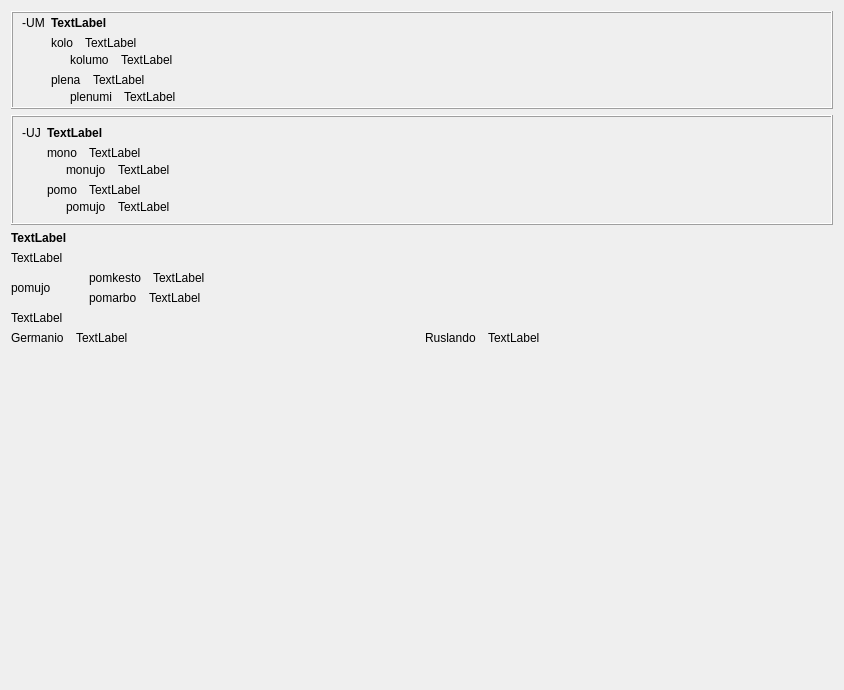
         <widget class="QWidget" name="scrollAreaWidgetContents_6">
          <property name="geometry">
           <rect>
            <x>0</x>
            <y>0</y>
            <width>844</width>
            <height>690</height>
           </rect>
          </property>
          <layout class="QVBoxLayout" name="verticalLayout_50">
           <item>
            <widget class="QFrame" name="frame_35">
             <property name="frameShape">
              <enum>QFrame::Box</enum>
             </property>
             <property name="frameShadow">
              <enum>QFrame::Raised</enum>
             </property>
             <layout class="QHBoxLayout" name="horizontalLayout_55">
              <property name="topMargin">
               <number>3</number>
              </property>
              <property name="bottomMargin">
               <number>3</number>
              </property>
              <item>
               <widget class="QLabel" name="label_301">
                <property name="text">
                 <string>-UM</string>
                </property>
                <property name="alignment">
                 <set>Qt::AlignHCenter|Qt::AlignTop</set>
                </property>
                <property name="tipo" stdset="0">
                 <string>afikso</string>
                </property>
               </widget>
              </item>
              <item>
               <layout class="QVBoxLayout" name="verticalLayout_408">
                <item>
                 <widget class="QLabel" name="Lec09_Label709">
                  <property name="sizePolicy">
                   <sizepolicy hsizetype="Preferred" vsizetype="Maximum">
                    <horstretch>0</horstretch>
                    <verstretch>0</verstretch>
                   </sizepolicy>
                  </property>
                  <property name="styleSheet">
                   <string notr="true">font-weight: bold;</string>
                  </property>
                  <property name="text">
                   <string>TextLabel</string>
                  </property>
                  <property name="wordWrap">
                   <bool>true</bool>
                  </property>
                 </widget>
                </item>
                <item>
                 <layout class="QVBoxLayout" name="verticalLayout_31">
                  <item>
                   <layout class="QVBoxLayout" name="verticalLayout_409">
                    <property name="spacing">
                     <number>3</number>
                    </property>
                    <item>
                     <layout class="QHBoxLayout" name="horizontalLayout_661">
                      <property name="spacing">
                       <number>12</number>
                      </property>
                      <item>
                       <widget class="neklakebla_nova" name="Lec09_Button668">
                        <property name="text">
                         <string>kolo</string>
                        </property>
                       </widget>
                      </item>
                      <item>
                       <widget class="QLabel" name="Lec09_Label710">
                        <property name="sizePolicy">
                         <sizepolicy hsizetype="Expanding" vsizetype="Preferred">
                          <horstretch>0</horstretch>
                          <verstretch>0</verstretch>
                         </sizepolicy>
                        </property>
                        <property name="text">
                         <string>TextLabel</string>
                        </property>
                        <property name="wordWrap">
                         <bool>true</bool>
                        </property>
                       </widget>
                      </item>
                     </layout>
                    </item>
                    <item>
                     <layout class="QHBoxLayout" name="horizontalLayout_662">
                      <property name="spacing">
                       <number>12</number>
                      </property>
                      <item>
                       <widget class="label_sago_reversa" name="label_412">
                        <property name="sizePolicy">
                         <sizepolicy hsizetype="Maximum" vsizetype="Preferred">
                          <horstretch>0</horstretch>
                          <verstretch>0</verstretch>
                         </sizepolicy>
                        </property>
                        <property name="text">
                         <string/>
                        </property>
                        <property name="pixmap">
                         <pixmap resource="../resources/ikonoj.qrc">:/ikonoj/sago_revena.png</pixmap>
                        </property>
                       </widget>
                      </item>
                      <item>
                       <widget class="neklakebla_nova" name="Lec09_Button669">
                        <property name="text">
                         <string>kolumo</string>
                        </property>
                       </widget>
                      </item>
                      <item>
                       <widget class="QLabel" name="Lec09_Label711">
                        <property name="sizePolicy">
                         <sizepolicy hsizetype="Expanding" vsizetype="Preferred">
                          <horstretch>0</horstretch>
                          <verstretch>0</verstretch>
                         </sizepolicy>
                        </property>
                        <property name="text">
                         <string>TextLabel</string>
                        </property>
                        <property name="wordWrap">
                         <bool>true</bool>
                        </property>
                       </widget>
                      </item>
                     </layout>
                    </item>
                   </layout>
                  </item>
                  <item>
                   <layout class="QVBoxLayout" name="verticalLayout_410">
                    <property name="spacing">
                     <number>3</number>
                    </property>
                    <item>
                     <layout class="QHBoxLayout" name="horizontalLayout_663">
                      <property name="spacing">
                       <number>12</number>
                      </property>
                      <item>
                       <widget class="neklakebla_nova" name="Lec09_Button69">
                        <property name="text">
                         <string>plena</string>
                        </property>
                       </widget>
                      </item>
                      <item>
                       <widget class="QLabel" name="Lec09_Label70">
                        <property name="sizePolicy">
                         <sizepolicy hsizetype="Expanding" vsizetype="Preferred">
                          <horstretch>0</horstretch>
                          <verstretch>0</verstretch>
                         </sizepolicy>
                        </property>
                        <property name="text">
                         <string>TextLabel</string>
                        </property>
                        <property name="wordWrap">
                         <bool>true</bool>
                        </property>
                       </widget>
                      </item>
                     </layout>
                    </item>
                    <item>
                     <layout class="QHBoxLayout" name="horizontalLayout_664">
                      <property name="spacing">
                       <number>12</number>
                      </property>
                      <item>
                       <widget class="label_sago_reversa" name="label_413">
                        <property name="sizePolicy">
                         <sizepolicy hsizetype="Maximum" vsizetype="Preferred">
                          <horstretch>0</horstretch>
                          <verstretch>0</verstretch>
                         </sizepolicy>
                        </property>
                        <property name="text">
                         <string/>
                        </property>
                        <property name="pixmap">
                         <pixmap resource="../resources/ikonoj.qrc">:/ikonoj/sago_revena.png</pixmap>
                        </property>
                       </widget>
                      </item>
                      <item>
                       <widget class="neklakebla_nova" name="Lec09_Button70">
                        <property name="text">
                         <string>plenumi</string>
                        </property>
                       </widget>
                      </item>
                      <item>
                       <widget class="QLabel" name="Lec09_Label71">
                        <property name="sizePolicy">
                         <sizepolicy hsizetype="Expanding" vsizetype="Preferred">
                          <horstretch>0</horstretch>
                          <verstretch>0</verstretch>
                         </sizepolicy>
                        </property>
                        <property name="text">
                         <string>TextLabel</string>
                        </property>
                        <property name="wordWrap">
                         <bool>true</bool>
                        </property>
                       </widget>
                      </item>
                     </layout>
                    </item>
                   </layout>
                  </item>
                 </layout>
                </item>
               </layout>
              </item>
             </layout>
            </widget>
           </item>
           <item>
            <widget class="QFrame" name="frame_34">
             <property name="frameShape">
              <enum>QFrame::Box</enum>
             </property>
             <property name="frameShadow">
              <enum>QFrame::Raised</enum>
             </property>
             <layout class="QHBoxLayout" name="horizontalLayout_7">
              <item>
               <widget class="QLabel" name="label_323">
                <property name="text">
                 <string>-UJ</string>
                </property>
                <property name="alignment">
                 <set>Qt::AlignHCenter|Qt::AlignTop</set>
                </property>
                <property name="tipo" stdset="0">
                 <string>afikso</string>
                </property>
               </widget>
              </item>
              <item>
               <layout class="QVBoxLayout" name="verticalLayout_397">
                <item>
                 <widget class="QLabel" name="Lec09_Label712">
                  <property name="sizePolicy">
                   <sizepolicy hsizetype="Preferred" vsizetype="Maximum">
                    <horstretch>0</horstretch>
                    <verstretch>0</verstretch>
                   </sizepolicy>
                  </property>
                  <property name="styleSheet">
                   <string notr="true">font-weight: bold;</string>
                  </property>
                  <property name="text">
                   <string>TextLabel</string>
                  </property>
                  <property name="wordWrap">
                   <bool>true</bool>
                  </property>
                 </widget>
                </item>
                <item>
                 <layout class="QVBoxLayout" name="verticalLayout_49">
                  <item>
                   <layout class="QVBoxLayout" name="verticalLayout_401">
                    <item>
                     <layout class="QVBoxLayout" name="verticalLayout_404">
                      <property name="spacing">
                       <number>3</number>
                      </property>
                      <item>
                       <layout class="QHBoxLayout" name="horizontalLayout_654">
                        <property name="spacing">
                         <number>12</number>
                        </property>
                        <item>
                         <widget class="neklakebla_nova" name="Lec09_Button670">
                          <property name="text">
                           <string>mono</string>
                          </property>
                         </widget>
                        </item>
                        <item>
                         <widget class="QLabel" name="Lec09_Label713">
                          <property name="sizePolicy">
                           <sizepolicy hsizetype="Expanding" vsizetype="Preferred">
                            <horstretch>0</horstretch>
                            <verstretch>0</verstretch>
                           </sizepolicy>
                          </property>
                          <property name="text">
                           <string>TextLabel</string>
                          </property>
                          <property name="wordWrap">
                           <bool>true</bool>
                          </property>
                         </widget>
                        </item>
                       </layout>
                      </item>
                      <item>
                       <layout class="QHBoxLayout" name="horizontalLayout_655">
                        <property name="spacing">
                         <number>12</number>
                        </property>
                        <item>
                         <widget class="label_sago_reversa" name="label_409">
                          <property name="sizePolicy">
                           <sizepolicy hsizetype="Maximum" vsizetype="Preferred">
                            <horstretch>0</horstretch>
                            <verstretch>0</verstretch>
                           </sizepolicy>
                          </property>
                          <property name="text">
                           <string/>
                          </property>
                          <property name="pixmap">
                           <pixmap resource="../resources/ikonoj.qrc">:/ikonoj/sago_revena.png</pixmap>
                          </property>
                         </widget>
                        </item>
                        <item>
                         <widget class="neklakebla_nova" name="Lec09_Button671">
                          <property name="text">
                           <string>monujo</string>
                          </property>
                         </widget>
                        </item>
                        <item>
                         <widget class="QLabel" name="Lec09_Label714">
                          <property name="sizePolicy">
                           <sizepolicy hsizetype="Expanding" vsizetype="Preferred">
                            <horstretch>0</horstretch>
                            <verstretch>0</verstretch>
                           </sizepolicy>
                          </property>
                          <property name="text">
                           <string>TextLabel</string>
                          </property>
                          <property name="wordWrap">
                           <bool>true</bool>
                          </property>
                         </widget>
                        </item>
                       </layout>
                      </item>
                     </layout>
                    </item>
                    <item>
                     <layout class="QVBoxLayout" name="verticalLayout_405">
                      <property name="spacing">
                       <number>3</number>
                      </property>
                      <item>
                       <layout class="QHBoxLayout" name="horizontalLayout_656">
                        <property name="spacing">
                         <number>12</number>
                        </property>
                        <item>
                         <widget class="neklakebla_nova" name="Lec09_Button672">
                          <property name="text">
                           <string>pomo</string>
                          </property>
                         </widget>
                        </item>
                        <item>
                         <widget class="QLabel" name="Lec09_Label715">
                          <property name="sizePolicy">
                           <sizepolicy hsizetype="Expanding" vsizetype="Preferred">
                            <horstretch>0</horstretch>
                            <verstretch>0</verstretch>
                           </sizepolicy>
                          </property>
                          <property name="text">
                           <string>TextLabel</string>
                          </property>
                          <property name="wordWrap">
                           <bool>true</bool>
                          </property>
                         </widget>
                        </item>
                       </layout>
                      </item>
                      <item>
                       <layout class="QHBoxLayout" name="horizontalLayout_657">
                        <property name="spacing">
                         <number>12</number>
                        </property>
                        <item>
                         <widget class="label_sago_reversa" name="label_410">
                          <property name="sizePolicy">
                           <sizepolicy hsizetype="Maximum" vsizetype="Preferred">
                            <horstretch>0</horstretch>
                            <verstretch>0</verstretch>
                           </sizepolicy>
                          </property>
                          <property name="text">
                           <string/>
                          </property>
                          <property name="pixmap">
                           <pixmap resource="../resources/ikonoj.qrc">:/ikonoj/sago_revena.png</pixmap>
                          </property>
                         </widget>
                        </item>
                        <item>
                         <widget class="neklakebla_nova" name="Lec09_Button73">
                          <property name="text">
                           <string>pomujo</string>
                          </property>
                         </widget>
                        </item>
                        <item>
                         <widget class="QLabel" name="Lec09_Label74">
                          <property name="sizePolicy">
                           <sizepolicy hsizetype="Expanding" vsizetype="Preferred">
                            <horstretch>0</horstretch>
                            <verstretch>0</verstretch>
                           </sizepolicy>
                          </property>
                          <property name="text">
                           <string>TextLabel</string>
                          </property>
                          <property name="wordWrap">
                           <bool>true</bool>
                          </property>
                         </widget>
                        </item>
                       </layout>
                      </item>
                     </layout>
                    </item>
                   </layout>
                  </item>
                 </layout>
                </item>
               </layout>
              </item>
             </layout>
            </widget>
           </item>
           <item>
            <layout class="QVBoxLayout" name="verticalLayout_7">
             <item>
              <widget class="QLabel" name="Lec09_Label75">
               <property name="sizePolicy">
                <sizepolicy hsizetype="Preferred" vsizetype="Maximum">
                 <horstretch>0</horstretch>
                 <verstretch>0</verstretch>
                </sizepolicy>
               </property>
               <property name="styleSheet">
                <string notr="true">font-weight: bold;</string>
               </property>
               <property name="text">
                <string>TextLabel</string>
               </property>
              </widget>
             </item>
             <item>
              <widget class="QLabel" name="Lec09_Label716">
               <property name="text">
                <string>TextLabel</string>
               </property>
               <property name="wordWrap">
                <bool>true</bool>
               </property>
              </widget>
             </item>
             <item>
              <layout class="QHBoxLayout" name="horizontalLayout_6">
               <item>
                <widget class="neklakebla_nova" name="Lec09_Button673">
                 <property name="text">
                  <string>pomujo</string>
                 </property>
                 <property name="wordWrap">
                  <bool>true</bool>
                 </property>
                </widget>
               </item>
               <item>
                <widget class="label_sago" name="label_8">
                 <property name="sizePolicy">
                  <sizepolicy hsizetype="Maximum" vsizetype="Preferred">
                   <horstretch>0</horstretch>
                   <verstretch>0</verstretch>
                  </sizepolicy>
                 </property>
                 <property name="text">
                  <string/>
                 </property>
                 <property name="pixmap">
                  <pixmap resource="../resources/ikonoj.qrc">:/ikonoj/sago_antauen.png</pixmap>
                 </property>
                </widget>
               </item>
               <item>
                <layout class="QVBoxLayout" name="verticalLayout">
                 <item>
                  <layout class="QHBoxLayout" name="horizontalLayout_2">
                   <property name="spacing">
                    <number>12</number>
                   </property>
                   <item>
                    <widget class="label_sago" name="label_9">
                     <property name="sizePolicy">
                      <sizepolicy hsizetype="Maximum" vsizetype="Preferred">
                       <horstretch>0</horstretch>
                       <verstretch>0</verstretch>
                      </sizepolicy>
                     </property>
                     <property name="text">
                      <string/>
                     </property>
                     <property name="pixmap">
                      <pixmap resource="../resources/ikonoj.qrc">:/ikonoj/sago_antauen.png</pixmap>
                     </property>
                    </widget>
                   </item>
                   <item>
                    <widget class="neklakebla_nova" name="Lec09_Button674">
                     <property name="text">
                      <string>pomkesto</string>
                     </property>
                     <property name="wordWrap">
                      <bool>true</bool>
                     </property>
                    </widget>
                   </item>
                   <item>
                    <widget class="QLabel" name="Lec09_Label78">
                     <property name="sizePolicy">
                      <sizepolicy hsizetype="Expanding" vsizetype="Preferred">
                       <horstretch>0</horstretch>
                       <verstretch>0</verstretch>
                      </sizepolicy>
                     </property>
                     <property name="text">
                      <string>TextLabel</string>
                     </property>
                     <property name="wordWrap">
                      <bool>true</bool>
                     </property>
                    </widget>
                   </item>
                  </layout>
                 </item>
                 <item>
                  <layout class="QHBoxLayout" name="horizontalLayout_3">
                   <property name="spacing">
                    <number>12</number>
                   </property>
                   <item>
                    <widget class="label_sago" name="label_10">
                     <property name="sizePolicy">
                      <sizepolicy hsizetype="Maximum" vsizetype="Preferred">
                       <horstretch>0</horstretch>
                       <verstretch>0</verstretch>
                      </sizepolicy>
                     </property>
                     <property name="text">
                      <string/>
                     </property>
                     <property name="pixmap">
                      <pixmap resource="../resources/ikonoj.qrc">:/ikonoj/sago_antauen.png</pixmap>
                     </property>
                    </widget>
                   </item>
                   <item>
                    <widget class="neklakebla_nova" name="Lec09_Button74">
                     <property name="text">
                      <string>pomarbo</string>
                     </property>
                     <property name="wordWrap">
                      <bool>true</bool>
                     </property>
                    </widget>
                   </item>
                   <item>
                    <widget class="QLabel" name="Lec09_Label79">
                     <property name="sizePolicy">
                      <sizepolicy hsizetype="Expanding" vsizetype="Preferred">
                       <horstretch>0</horstretch>
                       <verstretch>0</verstretch>
                      </sizepolicy>
                     </property>
                     <property name="text">
                      <string>TextLabel</string>
                     </property>
                     <property name="wordWrap">
                      <bool>true</bool>
                     </property>
                    </widget>
                   </item>
                  </layout>
                 </item>
                </layout>
               </item>
              </layout>
             </item>
             <item>
              <widget class="QLabel" name="Lec09_Label717">
               <property name="text">
                <string>TextLabel</string>
               </property>
               <property name="wordWrap">
                <bool>true</bool>
               </property>
              </widget>
             </item>
             <item>
              <layout class="QHBoxLayout" name="horizontalLayout_9">
               <item>
                <layout class="QHBoxLayout" name="horizontalLayout_4">
                 <property name="spacing">
                  <number>12</number>
                 </property>
                 <item>
                  <widget class="neklakebla_nova" name="Lec09_Button675">
                   <property name="text">
                    <string>Germanio</string>
                   </property>
                   <property name="wordWrap">
                    <bool>true</bool>
                   </property>
                  </widget>
                 </item>
                 <item>
                  <widget class="QLabel" name="Lec09_Label76">
                   <property name="sizePolicy">
                    <sizepolicy hsizetype="Expanding" vsizetype="Preferred">
                     <horstretch>0</horstretch>
                     <verstretch>0</verstretch>
                    </sizepolicy>
                   </property>
                   <property name="text">
                    <string>TextLabel</string>
                   </property>
                   <property name="wordWrap">
                    <bool>true</bool>
                   </property>
                  </widget>
                 </item>
                </layout>
               </item>
               <item>
                <layout class="QHBoxLayout" name="horizontalLayout_5">
                 <property name="spacing">
                  <number>12</number>
                 </property>
                 <item>
                  <widget class="neklakebla_nova" name="Lec09_Button676">
                   <property name="text">
                    <string>Ruslando</string>
                   </property>
                   <property name="wordWrap">
                    <bool>true</bool>
                   </property>
                  </widget>
                 </item>
                 <item>
                  <widget class="QLabel" name="Lec09_Label77">
                   <property name="sizePolicy">
                    <sizepolicy hsizetype="Expanding" vsizetype="Preferred">
                     <horstretch>0</horstretch>
                     <verstretch>0</verstretch>
                    </sizepolicy>
                   </property>
                   <property name="text">
                    <string>TextLabel</string>
                   </property>
                   <property name="wordWrap">
                    <bool>true</bool>
                   </property>
                  </widget>
                 </item>
                </layout>
               </item>
              </layout>
             </item>
            </layout>
           </item>
           <item>
            <spacer name="verticalSpacer_5">
             <property name="orientation">
              <enum>Qt::Vertical</enum>
             </property>
             <property name="sizeHint" stdset="0">
              <size>
               <width>20</width>
               <height>40</height>
              </size>
             </property>
            </spacer>
           </item>
          </layout>
         </widget>
